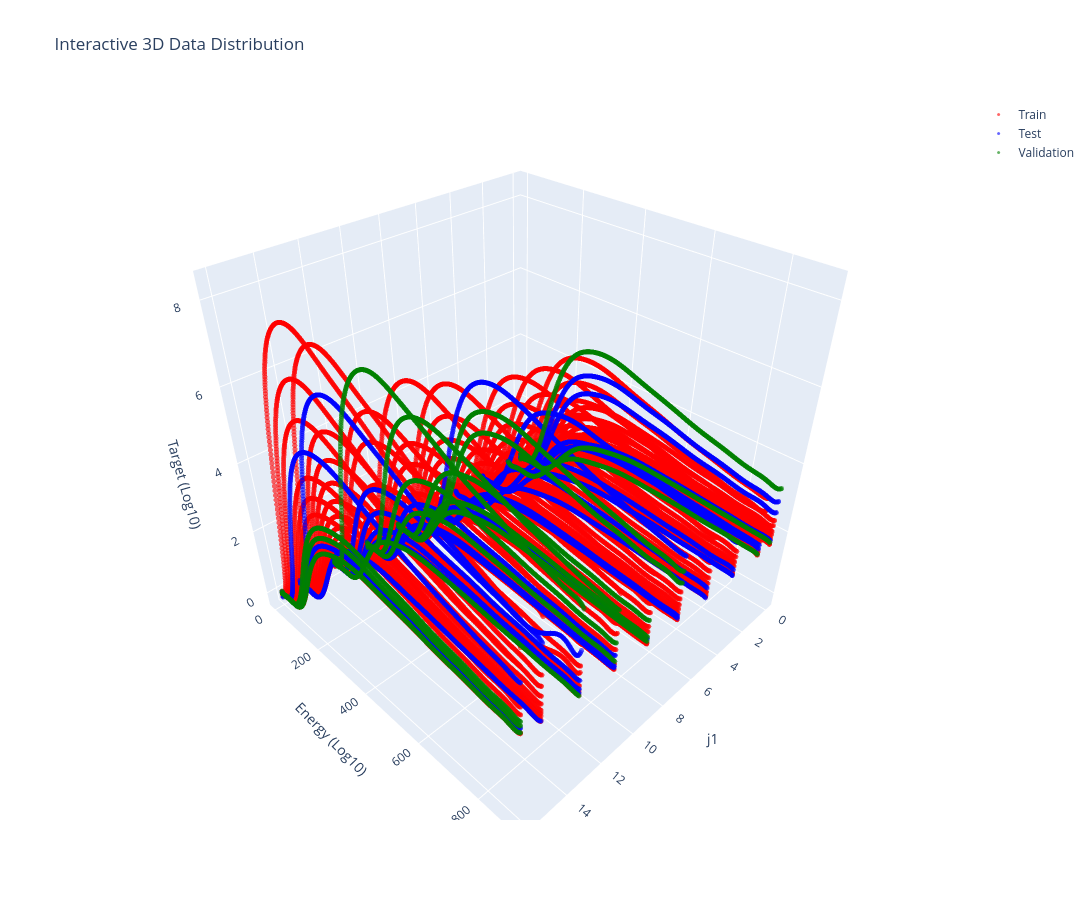

Notebook source saved alongside this figure:
### Code cell
import plotly.graph_objects as go

fig = go.Figure()

# Train points
fig.add_trace(go.Scatter3d(
    x=Xfit_selected_train[:, 0],
    y=Xfit_selected_train[:, 2],
    z=yfit_selected_train,
    mode='markers',
    marker=dict(size=3, color='red', opacity=0.6),
    name='Train'
))

# Test points
fig.add_trace(go.Scatter3d(
    x=Xfit_selected_test[:, 0],
    y=Xfit_selected_test[:, 2],
    z=yfit_selected_test,
    mode='markers',
    marker=dict(size=3, color='blue', opacity=0.6),
    name='Test'
))

fig.add_trace(go.Scatter3d(
    x=Xfit_selected_val[:, 0],
    y=Xfit_selected_val[:, 2],
    z=yfit_selected_val,
    mode='markers',
    marker=dict(size=3, color='green', opacity=0.6),
    name='Validation'
))

# Set dimensions and layout
fig.update_layout(
    width=1200,   # Set width
    height=900,   # Set height
    title="Interactive 3D Data Distribution",
    scene=dict(
        xaxis_title='j1',
        yaxis_title='Energy (Log10)',
        zaxis_title='Target (Log10)'
    )
)

fig.show()

### Figure 1 — Plotly figure (JSON) as saved in the notebook; plotly's stock layout.template omitted (floating-point values rounded to 4 significant figures; data arrays with more than 128 entries replaced by an {"elided": "..."} marker saying what was removed)
{"data": [{"marker": {"color": "red", "opacity": 0.6, "size": 3}, "mode": "markers", "name": "Train", "type": "scatter3d", "x": {"elided": "39600 float values"}, "y": {"elided": "39600 float values"}, "z": {"elided": "39600 float values"}}, {"marker": {"color": "blue", "opacity": 0.6, "size": 3}, "mode": "markers", "name": "Test", "type": "scatter3d", "x": {"elided": "11700 float values"}, "y": {"elided": "11700 float values"}, "z": {"elided": "11700 float values"}}, {"marker": {"color": "green", "opacity": 0.6, "size": 3}, "mode": "markers", "name": "Validation", "type": "scatter3d", "x": {"elided": "7200 float values"}, "y": {"elided": "7200 float values"}, "z": {"elided": "7200 float values"}}], "layout": {"height": 900, "scene": {"xaxis": {"title": {"text": "j1"}}, "yaxis": {"title": {"text": "Energy (Log10)"}}, "zaxis": {"title": {"text": "Target (Log10)"}}}, "title": {"text": "Interactive 3D Data Distribution"}, "width": 1200}}
